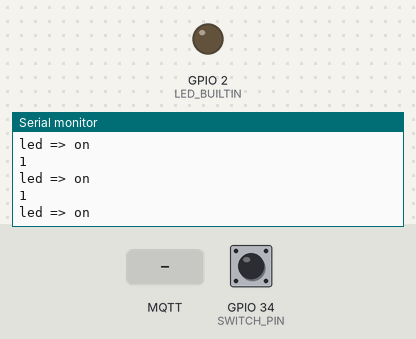
A sketch run on a simulated ESP32. Parts: output pins drawn as LEDs (lit = HIGH), the last lines printed to the serial monitor. The inputs (shaded band) are chosen by the test bench; at power-on: GPIO 34 (SWITCH_PIN) HIGH. WiFi joins after 1.5 s; servers stay silent unless stated; no MQTT or app messages arrive unless stated.

Above: at 3.7 s.
3.8 s: GPIO 34 (SWITCH_PIN) pulled LOW for 0.3 s
At 4.4 s:
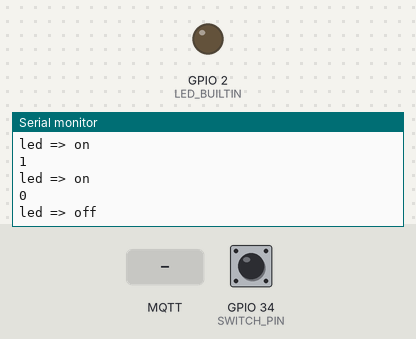
5.6 s: MQTT message "on" arrives on the first subscribed topic
At 6.5 s:
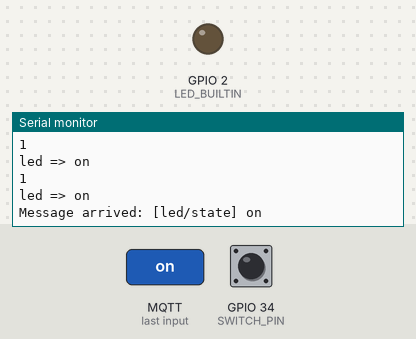
7.5 s: MQTT message "1" arrives on the first subscribed topic
At 8.0 s:
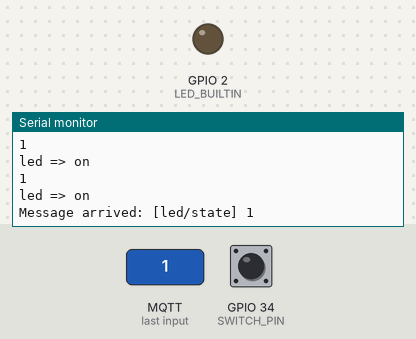
9.0 s: MQTT message "off" arrives on the first subscribed topic
At 9.5 s:
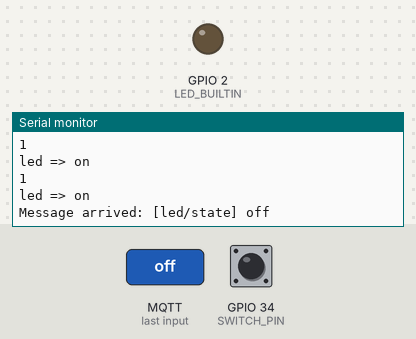

The sketch:

esp32_MQTT.ino
```cpp
/*
 * Step I: Install PubSub library in arduino (https://github.com/knolleary/pubsubclient/)
 * Install mosquitto:  (i) sudo apt-get install mosquitto -y
 *                    (ii) sudo apt-get install mosquitto mosquitto-clients -y
 * Test mosquitto :  (i) mosquitto_sub -t "test_sensor_topic"
 *                  (ii) mosquitto_pub -t "test_sensor_topic" -m "HELLO WORLD!"
 * Upload the code on nodemcu
*/

#include <PubSubClient.h>
#include <WiFi.h>
#include <ArduinoJson.h>

const char *ssid = "Patil";
const char *password = "Ganesh@123";

const int SWITCH_PIN = 34;
int LED_BUILTIN = 2;
const char *ID = "esp32";
const char *sensor_topic = "led";
const char *LED_state_topic = "led/state";

IPAddress broker(192,168,0, 103); // IP address of your MQTT broker eg. 192.168.1.50
WiFiClient wclient;
StaticJsonDocument<256> doc;
PubSubClient client(wclient); // Setup MQTT client
bool state=0;

void LEDCallback(char* state_topic, byte* payload, unsigned int length) {
  String response;
  for(int i = 0; i < length; i++) {
    response += (char)payload[i];
  }

  Serial.println("Message arrived: [" + String(state_topic) + "] " + response);
  deserializeJson(doc, (const byte*)payload, length);

  if(doc["data"] == "on")
    digitalWrite(LED_BUILTIN, HIGH);
  else
    digitalWrite(LED_BUILTIN, LOW);
  delay(500);

}

// Connect to WiFi network
void setup_wifi() {
  Serial.print("\nConnecting to ");
  Serial.println(ssid);

  WiFi.begin(ssid, password); // Connect to network

  while (WiFi.status() != WL_CONNECTED) { // Wait for connection
    delay(500);
    Serial.print(".");
  }

  Serial.println();
  Serial.println("WiFi connected");
  Serial.print("IP address: ");
  Serial.println(WiFi.localIP());
}

// Reconnect to client
void reconnect() {
  // Loop until we're reconnected
  while (!client.connected()) {
    Serial.print("Attempting MQTT connection...");
    // Attempt to connect
    if (client.connect(ID)) {
      client.subscribe(LED_state_topic);
      Serial.println("connected");
      Serial.print("Publishing to: ");
      Serial.println(sensor_topic);
      Serial.println("Subscribing to: ");
      Serial.println(LED_state_topic);
      Serial.println('\n');

    } else {
      Serial.println(" try again in 5 seconds");
      // Wait 5 seconds before retrying
      delay(5000);
    }
  }
}

void setup() {
  Serial.begin(115200); // Start serial communication at 115200 baud
  pinMode(SWITCH_PIN,INPUT);  // Configure SWITCH_Pin as an input
  pinMode(LED_BUILTIN, OUTPUT);
  delay(1000);
  setup_wifi(); // Connect to network
  client.setServer(broker, 1883);
  client.setCallback(LEDCallback);
}

void loop() {
  if (!client.connected()) { // Reconnect if connection is lost
    reconnect();
  }
  client.loop();

  Serial.println(digitalRead(SWITCH_PIN));

  // if the switch is being pressed
  if(digitalRead(SWITCH_PIN) == 0)  {
      client.publish(sensor_topic, "{\"data\": \"off\"}");
      Serial.println((String)sensor_topic + " => off");
  }
  else  {
    client.publish(sensor_topic, "{\"data\": \"on\"}");
    Serial.println((String)sensor_topic + " => on");
  }
  delay(500);
}
```

Measured:
- after the input at 3.8 s, the serial monitor: prints a new line after 0.26 s (image 1)
- after the input at 5.6 s, the serial monitor: prints a new line after 0.46 s (image 2)
- after the input at 7.5 s, the serial monitor: prints a new line after 0.06 s (image 3)
- after the input at 9.0 s, the serial monitor: prints a new line after 0.06 s (image 4)
